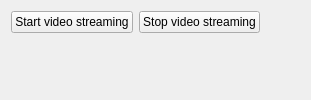
              <widget class="QWidget" name="streaming_tab">
               <attribute name="title">
                <string>Video streaming</string>
               </attribute>
               <layout class="QVBoxLayout" name="verticalLayout_9">
                <item>
                 <layout class="QVBoxLayout" name="verticalLayout_8">
                  <item>
                   <layout class="QHBoxLayout" name="horizontalLayout_5">
                    <item>
                     <widget class="QPushButton" name="pb_start_video_streaming">
                      <property name="text">
                       <string>Start video streaming</string>
                      </property>
                     </widget>
                    </item>
                    <item>
                     <widget class="QPushButton" name="pb_stop_video_streaming">
                      <property name="text">
                       <string>Stop video streaming</string>
                      </property>
                     </widget>
                    </item>
                    <item>
                     <spacer name="horizontalSpacer_18">
                      <property name="orientation">
                       <enum>Qt::Horizontal</enum>
                      </property>
                      <property name="sizeHint" stdset="0">
                       <size>
                        <width>40</width>
                        <height>20</height>
                       </size>
                      </property>
                     </spacer>
                    </item>
                   </layout>
                  </item>
                  <item>
                   <widget class="QWidget" name="streaming_wdg" native="true"/>
                  </item>
                 </layout>
                </item>
               </layout>
              </widget>
